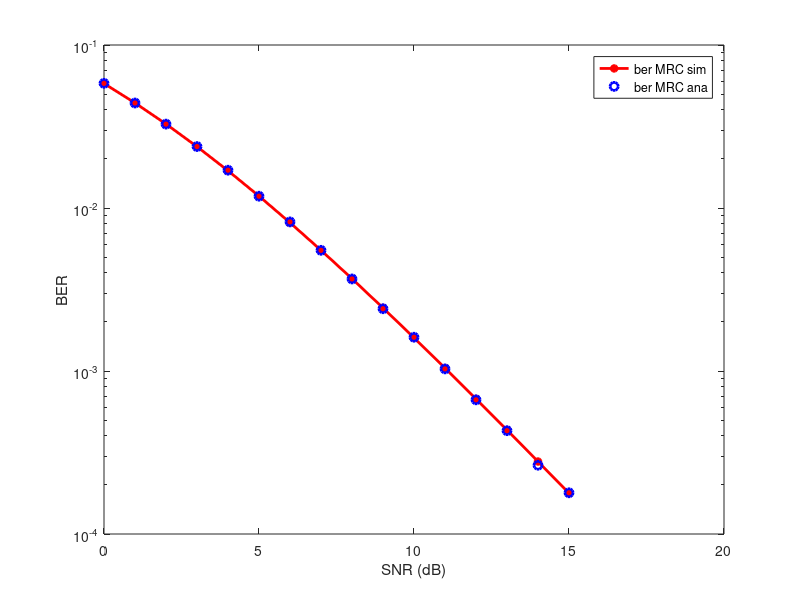

This chart was generated by the following MATLAB code:
%Aim
%Bit error rate analysis of digital communication receivers with Maximal Ratio Combining (MRC) receive diversity in frequency-flat and slowly varying fading channel.
%
clc;
clear all;
close all;
% Initialization
N=5; % Number of trials
m = 10^6; %Number of bits in each trial
ip = rand(1,m)>0.5; % Generated bits
BPSK = 2*ip-1; % Generated BPSK symbols
snr_dB = 0:1:15; % range of snr values
snr = 10.^(snr_dB/10); % snr value in the normal scale
L=2; % Number of diversity branches
% theoretical BER value for MRC combiner with 2 diversity branches
p_R_MRC = 1/2 - 1/2*(1+1./snr).^(-1/2);
ber_MRC_ana = p_R_MRC.^2.*(1+2*(1-p_R_MRC));
% Receive MRC one by Two System 
n_err=zeros(1,length(snr_dB)); % Initialize the bit error counter
for p = 1:N
for q = 1:length(snr_dB)
% Generate white noise samples
No = 1/sqrt(2)*[randn(L,m) + 1j*randn(L,m)];
% Generate channel coefficient
h = 1/sqrt(2)*[randn(L,m) + 1j*randn(L,m)];
symbol = kron(ones(L,1),BPSK); % array of symbols
rec_vector = h.*symbol + 10^(-snr_dB(q)/20)*No;% received symbol
% Decision metric
dec_metric = sum(conj(h).*rec_vector,1)./sum(h.*conj(h),1);
ip_hat = real(dec_metric)>0; % Estimated symbol
n_err(q) = n_err(q)+size(find([ip- ip_hat]),2); % compare input and estimated symbols
end
end
ber_MRC_sim = n_err/(N*m);
semilogy(snr_dB,ber_MRC_ana,'-r*','LineWidth',2)
hold on;
semilogy(snr_dB,ber_MRC_sim,'ob','LineWidth',2)
legend('ber MRC sim', 'ber MRC ana');
xlabel('SNR (dB)');
ylabel('BER');
